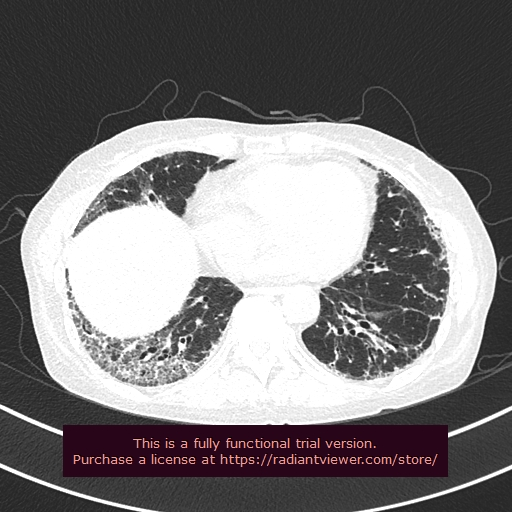
#> input picture proj/reticular/0100001.jpg, 512 x 512 px; its folder holds only this picture in this run
$ python 1.py
#> lines starting #> are read from the running program, lines starting #| are printed output that depends on the picture; after the words box and inside, x2 and y2 are one past the last pixel; in counts of white or black regions, pixels touching at a corner belong together
import os
import numpy as np
import skimage.morphology as mplg
import skimage.measure as measure
import cv2
import scipy.ndimage as ndimage


def function(isHoneycombing):
    reticular_path = "../reticular"
    honeycombing_path = '../honeycombing'
    reticular_mask_path = "../reticular_mask"
    reticular_parenchyma_path = "../reticular_parenchyma"
    honeycombing_mask_path = "../honeycombing_mask"
    honeycombing_parenchyma_path = "../honeycombing_parenchyma"

    if isHoneycombing:
        input_path = honeycombing_path
        mask_path = honeycombing_mask_path
        parenchyma_path = honeycombing_parenchyma_path
    else:
        input_path = reticular_path
        mask_path = reticular_mask_path
        parenchyma_path = reticular_parenchyma_path

    for root, dirs, files in os.walk(input_path):
        for file in files:
            if "snapshot" in file:
                continue
            path = os.path.join(root, file)
            img = cv2.imread(path)
            gray = cv2.cvtColor(img, cv2.COLOR_BGR2GRAY)

            # cv2.imwrite(os.path.join("../tmp", file), gray)

            low = np.min(gray)
            high = np.max(gray)
            thresh = 0
            thresh_new = (int(low) + high) / 2
            while (thresh - thresh_new).__abs__() > 1:

                thresh = thresh_new
                row, col = gray.shape
                low_count = 0
                low_sum = 0
                high_count = 0
                high_sum = 0

                for i in range(row):
                    for j in range(col):
                        if gray[i, j] < thresh:
                            low_count += 1
                            low_sum += gray[i, j]
                        else:
                            high_count += 1
                            high_sum += gray[i, j]

                thresh_new = (low_sum / low_count + high_sum / high_count) / 2

            binary = np.where(gray < thresh, 1, 0)

            # cv2.imwrite(os.path.join("../tmp", file), binary*255)
            row, col = gray.shape
            mask = np.zeros((row + 2, col + 2))
            filled = np.uint8(binary)
            cv2.floodFill(filled, np.uint8(mask), (0, 0), 0)
            cv2.floodFill(filled, np.uint8(mask), (col - 1, row - 1), 0)
            cv2.floodFill(filled, np.uint8(mask), (0, row - 1), 0)
            cv2.floodFill(filled, np.uint8(mask), (col - 1, 0), 0)

            # cv2.imwrite(os.path.join("../tmp", file), filled * 255)

            labeled = measure.label(filled)
            closed = np.zeros(labeled.shape)
            count = len(np.unique(labeled))
            for i in range(count):
                mask = np.zeros(labeled.shape)
                mask[labeled == i + 1] = 1
                size = len(mask[mask == 1])
                if size < 600 or size > 700:
                    closed += mask
            # closed = mplg.closing(binary, np.ones((2, 2)))

            # cv2.imwrite(os.path.join("../tmp", file), closed * 255)

            closed = mplg.closing(closed, mplg.disk(5))

            # cv2.imwrite(os.path.join("../tmp", file), closed * 255)

            # closed = mplg.erosion(closed, np.ones((3, 3)))
            # closed = mplg.dilation(closed, np.ones((9, 9)))
            objected = mplg.remove_small_objects(closed.astype(bool), 500)

            # cv2.imwrite(os.path.join("../tmp", file), objected * 255)

            opened = mplg.opening(objected, mplg.disk(5))

            # cv2.imwrite(os.path.join("../tmp", file), opened * 255)

            closed = mplg.closing(opened, mplg.disk(10))

            # cv2.imwrite(os.path.join("../tmp", file), closed * 255)

            output = closed * 255
            cv2.imwrite(os.path.join(mask_path, file), output)

            img[closed == 0] = (0, 0, 0)
            cv2.imwrite(os.path.join(parenchyma_path, file), img)


if __name__ == '__main__':
    function(True)
    function(False)
#> call 2 of function, with isHoneycombing = False
#> in function, img is the input picture: shape (512, 512, 3); mean B, G, R 124, 122.7, 125.7
#> in function (call 2), `gray = cv2.cvtColor(img, cv2.COLOR_BGR2GRAY)`:
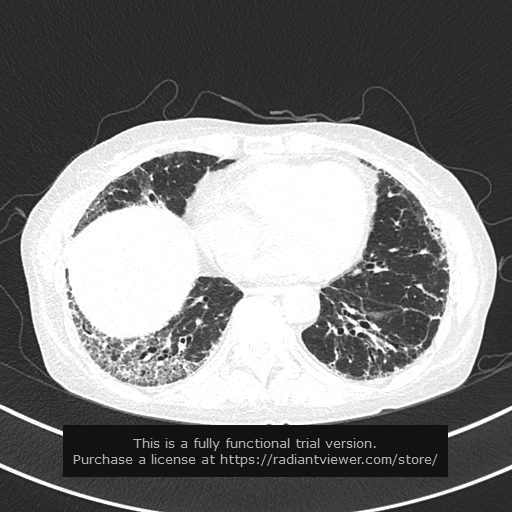
#> gray: shape (512, 512); min 5, max 255, mean 123.8
#> in function (call 2), `low = np.min(gray)`: low = 5
#> in function (call 2), `high = np.max(gray)`: high = 255
#> in function (call 2), `thresh_new = (int(low) + high) / 2`: thresh_new = 130
#> the loop in function (call 2), `while (thresh - thresh_new).__abs__() > 1: ` made 3 passes
#> (thresh, thresh_new) on passes 1 to 3: (130, 144.5), (144.5, 146.2), (146.2, 146.4)
#> in function (call 2), `binary = np.where(gray < thresh, 1, 0)`:
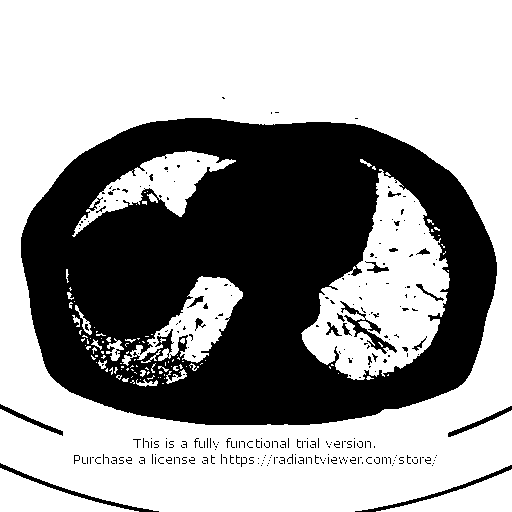
#> binary: shape (512, 512) int64; values 0 (black) and 1 (white), 61.9% white; 281 black regions (259 under 20 px), largest, box (x1, y1, x2, y2) and area: (21, 118, 497, 425) 95219, (0, 463, 159, 512) 610, (340, 301, 397, 354) 600
#> in function (call 2), `cv2.floodFill(filled, np.uint8(mask), (0, 0), 0)`: filled: shape (512, 512); values 0 (black) and 1 (white), 11.7% white; 110 white regions (87 under 20 px), largest, box (x1, y1, x2, y2) and area: (301, 169, 450, 380) 15502, (72, 151, 236, 237) 4464, (122, 276, 243, 366) 3988
#> in function (call 2), `cv2.floodFill(filled, np.uint8(mask), (0, 0), 0)`: mask: shape (514, 514) float64; every value is 0
#> in function (call 2), `cv2.floodFill(filled, np.uint8(mask), (0, row - 1), 0)`:
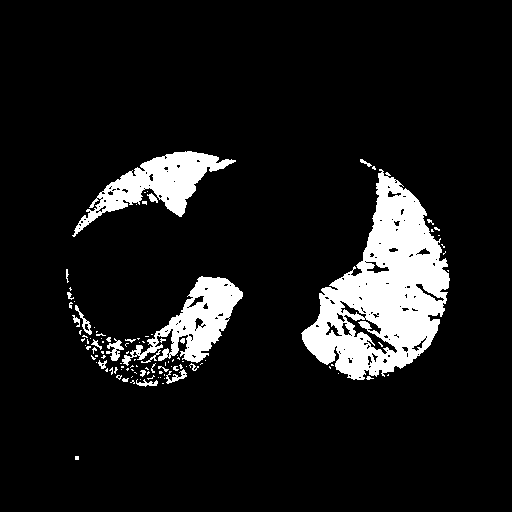
#> filled: shape (512, 512); values 0 (black) and 1 (white), 9.7% white; 108 white regions (87 under 20 px), largest, box (x1, y1, x2, y2) and area: (301, 169, 450, 380) 15502, (72, 151, 236, 237) 4464, (122, 276, 243, 366) 3988
#> in function (call 2), `labeled = measure.label(filled)`:
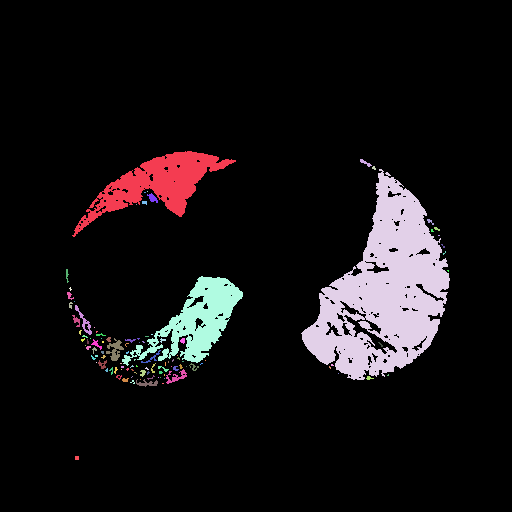
#> labeled: shape (512, 512) int64; 109 distinct labels, from 0 to 108; one colour per label, 0 black
#> in function (call 2), `count = len(np.unique(labeled))`: count = 109
#> after the loop in function (call 2), `for i in range(count):`: mask: shape (512, 512) float64; every value is 0
#> in function (call 2), `opened = mplg.opening(objected, mplg.disk(5))`:
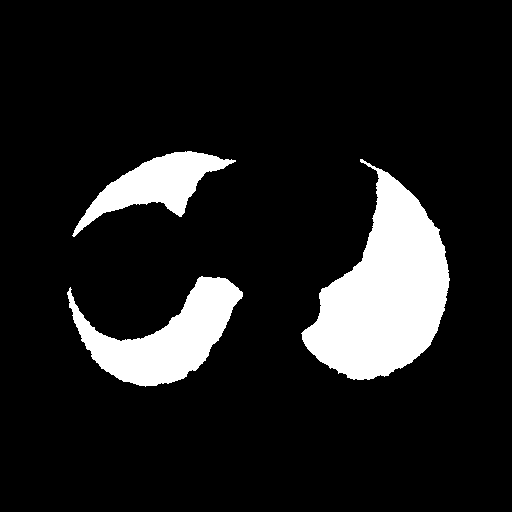
#> objected: shape (512, 512) bool; 11.9% white; 3 white regions, box (x1, y1, x2, y2) and area: (301, 159, 450, 380) 17745, (67, 276, 243, 387) 8479, (72, 151, 236, 237) 5008
#> in function (call 2), `closed = mplg.closing(opened, mplg.disk(10))`: opened: shape (512, 512) bool; 11.7% white; 3 white regions, box (x1, y1, x2, y2) and area: (302, 171, 450, 380) 17629, (73, 276, 242, 387) 8298, (84, 151, 225, 222) 4791
#> in function (call 2), `cv2.imwrite(os.path.join(mask_path, file), output)`:
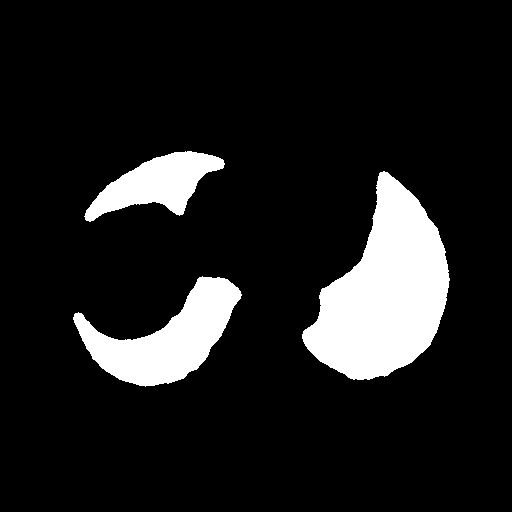
#> saved as 0100001.jpg: shape (512, 512); 11.8% white; 3 white regions, box (x1, y1, x2, y2) and area: (302, 171, 450, 380) 17664, (73, 276, 242, 387) 8347, (84, 151, 225, 222) 4814
#> in function (call 2), `img[closed == 0] = (0, 0, 0)`:
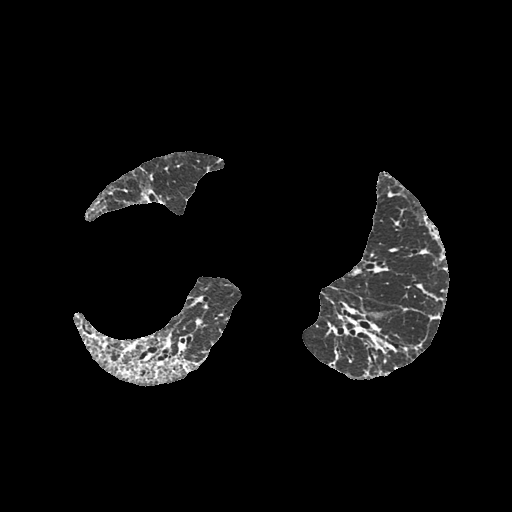
#> img: shape (512, 512, 3); min 0, max 255, mean 12.1

$ run again, on proj/reticular/1500001.jpg
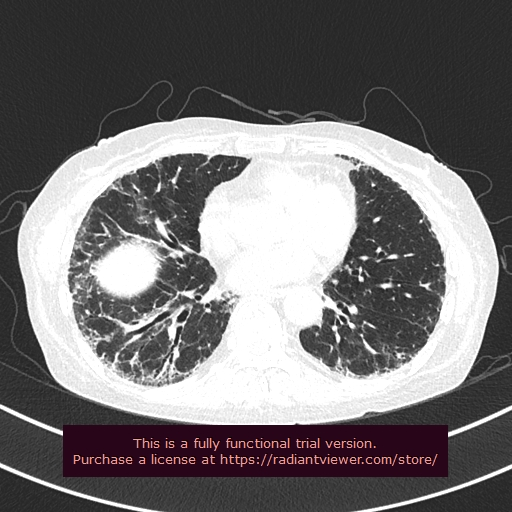
#> input picture proj/reticular/1500001.jpg, 512 x 512 px
#> in function, img is the input picture: shape (512, 512, 3); mean B, G, R 115.6, 114.3, 117.2
#> low = 5
#> high = 255
#> in function (call 2), `thresh_new = (int(low) + high) / 2`: thresh_new = 130
#> the loop in function (call 2), `while (thresh - thresh_new).__abs__() > 1: ` made 3 passes
#> (thresh, thresh_new) on passes 1 to 3: (130, 144), (144, 145.6), (145.6, 145.8)
#> in function (call 2), `binary = np.where(gray < thresh, 1, 0)`:
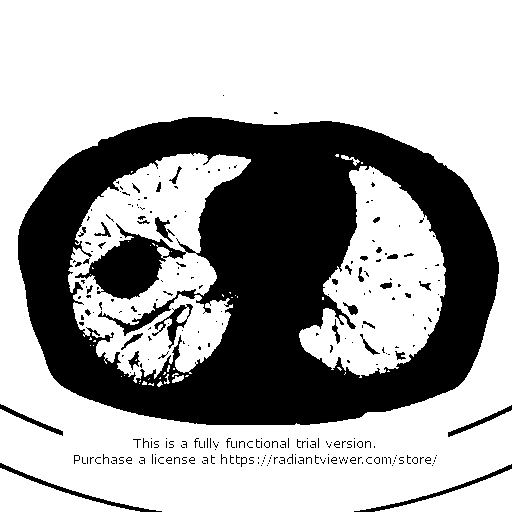
#> binary: shape (512, 512) int64; values 0 (black) and 1 (white), 66.2% white; 280 black regions (237 under 20 px), largest, box (x1, y1, x2, y2) and area: (18, 117, 499, 425) 83122, (0, 463, 162, 512) 639, (354, 464, 512, 512) 602
#> labeled: shape (512, 512) int64; 56 distinct labels, from 0 to 55
#> count = 56
#> objected: shape (512, 512) bool; 16.7% white; 2 white regions, box (x1, y1, x2, y2) and area: (68, 153, 251, 387) 24720, (299, 154, 446, 378) 18956
#> opened: shape (512, 512) bool; 16.6% white; 2 white regions, box (x1, y1, x2, y2) and area: (68, 153, 248, 386) 24638, (299, 161, 446, 377) 18819
#> in function (call 2), `img[closed == 0] = (0, 0, 0)`:
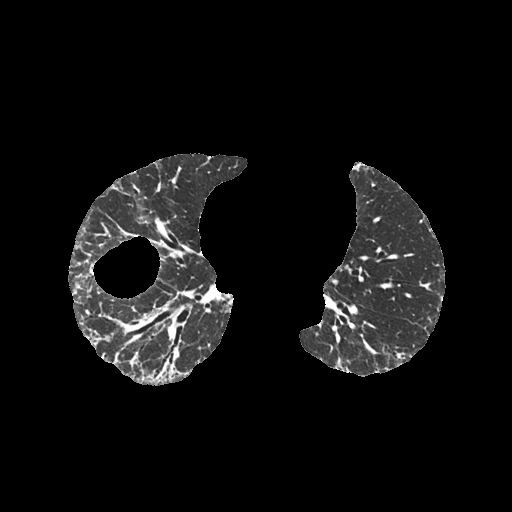
#> img: shape (512, 512, 3); min 0, max 255, mean 15.8
